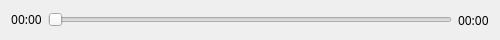
<?xml version="1.0" encoding="UTF-8"?>
<ui version="4.0">
 <class>MySlider</class>
 <widget class="QWidget" name="MySlider">
  <property name="geometry">
   <rect>
    <x>0</x>
    <y>0</y>
    <width>500</width>
    <height>40</height>
   </rect>
  </property>
  <property name="minimumSize">
   <size>
    <width>500</width>
    <height>40</height>
   </size>
  </property>
  <property name="maximumSize">
   <size>
    <width>500</width>
    <height>40</height>
   </size>
  </property>
  <property name="windowTitle">
   <string>Form</string>
  </property>
  <property name="styleSheet">
   <string notr="true">border:0</string>
  </property>
  <layout class="QHBoxLayout" name="horizontalLayout">
   <item>
    <widget class="QPushButton" name="pushButton">
     <property name="font">
      <font>
       <family>楷体</family>
      </font>
     </property>
     <property name="styleSheet">
      <string notr="true">border:0</string>
     </property>
     <property name="text">
      <string>00:00</string>
     </property>
    </widget>
   </item>
   <item>
    <widget class="QSlider" name="horizontalSlider">
     <property name="styleSheet">
      <string notr="true">border:0</string>
     </property>
     <property name="maximum">
      <number>0</number>
     </property>
     <property name="orientation">
      <enum>Qt::Horizontal</enum>
     </property>
    </widget>
   </item>
   <item>
    <widget class="QLabel" name="label">
     <property name="font">
      <font>
       <family>楷体</family>
      </font>
     </property>
     <property name="text">
      <string>00:00</string>
     </property>
    </widget>
   </item>
  </layout>
 </widget>
 <resources/>
 <connections/>
</ui>
